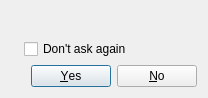
<?xml version="1.0" encoding="UTF-8"?>
<ui version="4.0">
 <class>CloseDialog</class>
 <widget class="QDialog" name="CloseDialog">
  <property name="geometry">
   <rect>
    <x>0</x>
    <y>0</y>
    <width>208</width>
    <height>98</height>
   </rect>
  </property>
  <property name="windowTitle">
   <string>There are still open tabs</string>
  </property>
  <layout class="QGridLayout" name="gridLayout">
   <item row="0" column="1">
    <widget class="QLabel" name="textLabel">
     <property name="text">
      <string/>
     </property>
    </widget>
   </item>
   <item row="2" column="1">
    <widget class="QDialogButtonBox" name="buttonBox">
     <property name="orientation">
      <enum>Qt::Horizontal</enum>
     </property>
     <property name="standardButtons">
      <set>QDialogButtonBox::No|QDialogButtonBox::Yes</set>
     </property>
    </widget>
   </item>
   <item row="0" column="0" rowspan="3">
    <widget class="QLabel" name="iconLabel">
     <property name="text">
      <string/>
     </property>
     <property name="alignment">
      <set>Qt::AlignHCenter|Qt::AlignTop</set>
     </property>
    </widget>
   </item>
   <item row="1" column="1">
    <widget class="QCheckBox" name="dontAskAgain">
     <property name="text">
      <string>Don't ask again</string>
     </property>
    </widget>
   </item>
  </layout>
 </widget>
 <resources/>
 <connections>
  <connection>
   <sender>buttonBox</sender>
   <signal>accepted()</signal>
   <receiver>CloseDialog</receiver>
   <slot>accept()</slot>
   <hints>
    <hint type="sourcelabel">
     <x>248</x>
     <y>254</y>
    </hint>
    <hint type="destinationlabel">
     <x>157</x>
     <y>274</y>
    </hint>
   </hints>
  </connection>
  <connection>
   <sender>buttonBox</sender>
   <signal>rejected()</signal>
   <receiver>CloseDialog</receiver>
   <slot>reject()</slot>
   <hints>
    <hint type="sourcelabel">
     <x>316</x>
     <y>260</y>
    </hint>
    <hint type="destinationlabel">
     <x>286</x>
     <y>274</y>
    </hint>
   </hints>
  </connection>
 </connections>
</ui>
